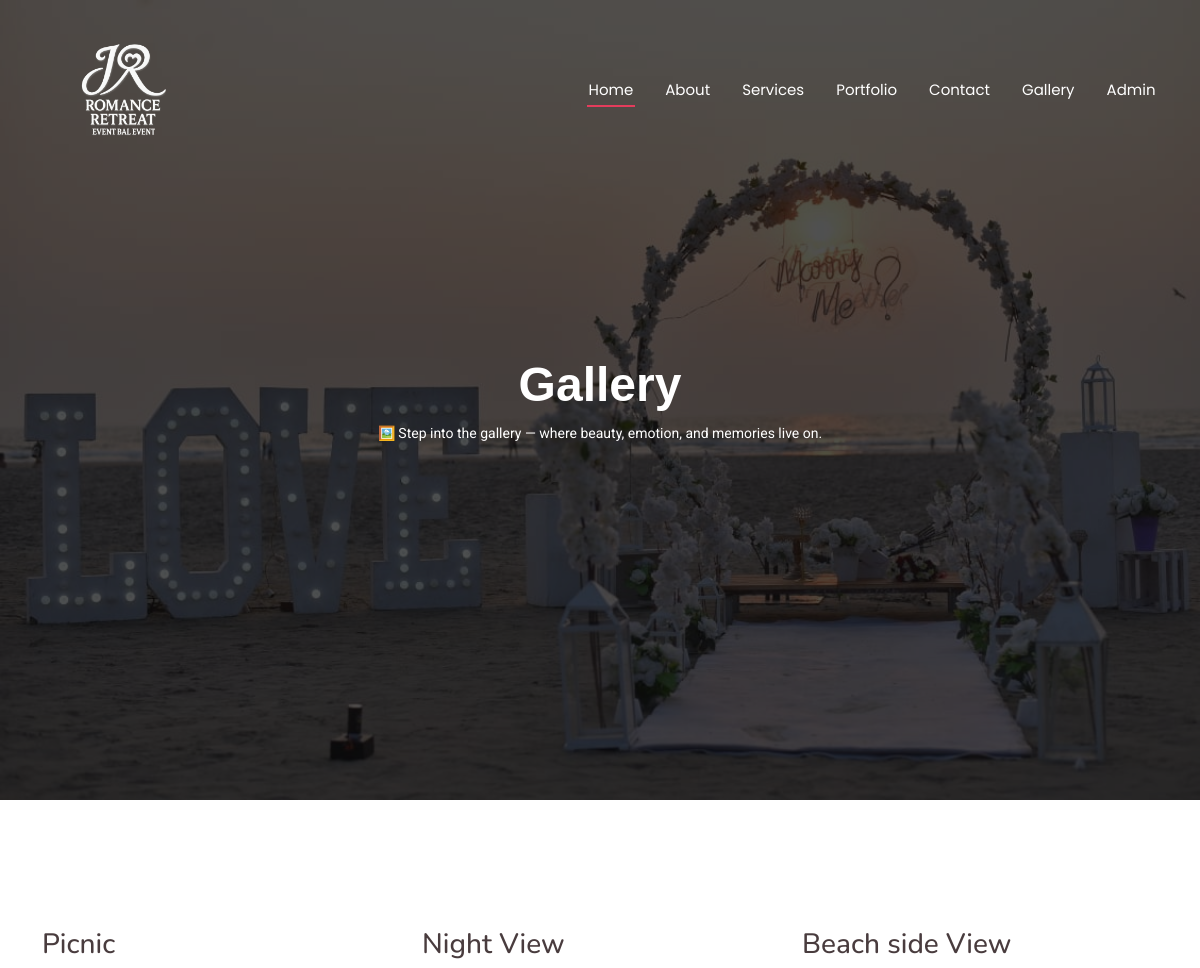
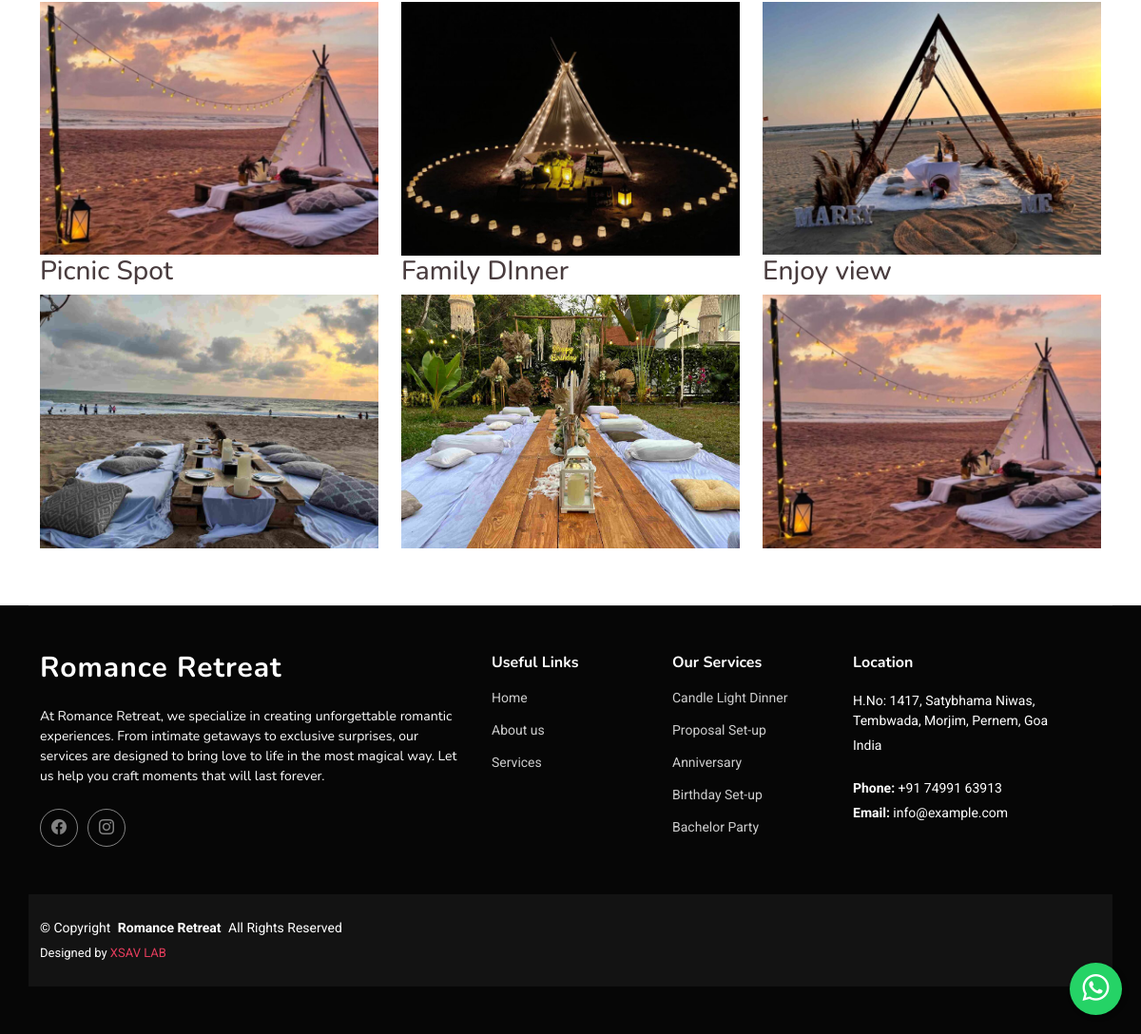
The app's page /gallery/ (signed in) with its own data (2 pictures, top to bottom).
### surprisekaroapp/models.py (models this page shows, shortened)
class hero(models.Model):
    image=models.ImageField(upload_to='home/')

class Gallery(models.Model):
    title = models.CharField(max_length=255)
    image = models.ImageField(upload_to='gallery_images/', null=True, blank=True)
    video_url = models.URLField(null=True, blank=True)  # For video URL
    created_at = models.DateTimeField(auto_now_add=True)
    updated_at = models.DateTimeField(auto_now=True)

### surprisekaroapp/views.py (the view)
# urls.py: path('gallery/', views.gallery, name='gallery'),
def gallery(request):
    gallery_items = Gallery.objects.all()
    home = hero.objects.all().first()
    return render(request, 'gallery.html', {'gallery_items': gallery_items,"home":home})

### templates/gallery.html (shortened to what this page needs)
{% extends 'index.html' %}
{% block content %}
<section id="hero" class="hero section dark-background">
  <img src="{{home.image.url}}" alt="" data-aos="fade-in">
  <div class="container text-center" data-aos="fade-up" data-aos-delay="100">
    <div class="row justify-content-center">
      <div class="col-lg-8">
        <h2 style="font-family: 'Georgia', sans-serif;">Gallery</h2>
        <p style="font-size: 14px;">🖼️ Step into the gallery — where beauty, emotion, and memories live on.</p>
      </div>
    </div>
  </div>
</section>
<section id="gallery" class="gallery">
    <div class="container">
        <h2 class="section-title"></h2>
        <div class="row">
            {% for item in gallery_items %}
                <div class="col-lg-4 col-md-6 col-sm-12">
                    <div class="gallery-item">
                        <h3>{{ item.title }}</h3>
                        {% if item.image %}
                            <a href="{{ item.image.url }}" class="glightbox">
                                <img src="{{ item.image.url }}" alt="{{ item.title }}" class="img-fluid">
                            </a>
                        {% endif %}
                    </div>
                </div>
            {% endfor %}
        </div>
    </div>
</section>
{% endblock %}

### static/assets/css/main.css (style rules this page uses)
:root { --default-font: "Roboto", system-ui, -apple-system, "Segoe UI", Roboto, "Helvetica Neue", Arial, "Noto Sans", "Liberation Sans", sans-serif, "Apple Color Emoji", "Segoe UI Emoji", "Segoe UI Symbol", "Noto Color Emoji"; --heading-font: "Nunito", sans-serif; --nav-font: "Poppins", sans-serif; }
:root { --background-color: #ffffff; --default-color: #444444; --heading-color: #493c3e; --accent-color: #e43c5c; --surface-color: #ffffff; --contrast-color: #ffffff; }
:root { --nav-color: #ffffff; --nav-hover-color: #e43c5c; --nav-mobile-background-color: #ffffff; --nav-dropdown-background-color: #ffffff; --nav-dropdown-color: #444444; --nav-dropdown-hover-color: #e43c5c; }
.dark-background { --background-color: #060606; --default-color: #ffffff; --heading-color: #ffffff; --surface-color: #252525; --contrast-color: #ffffff; }
:root { scroll-behavior: smooth; }
body { color: var(--default-color); background-color: var(--background-color); font-family: var(--default-font); }
a { color: var(--accent-color); text-decoration: none; transition: 0.3s; }
h1, h2, h3, h4, h5, h6 { color: var(--heading-color); font-family: var(--heading-font); }
section, .section { color: var(--default-color); background-color: var(--background-color); padding: 60px 0; scroll-margin-top: 92px; overflow: clip; }
.section-title { text-align: center; padding-bottom: 60px; position: relative; }
.hero { width: 100%; min-height: 100vh; position: relative; padding: 80px 0; display: flex; align-items: center; justify-content: center; }
.hero img { position: absolute; inset: 0; display: block; width: 100%; height: 100%; object-fit: cover; z-index: 1; }
.hero:before { content: ""; background: color-mix(in srgb, var(--background-color), transparent 30%); position: absolute; inset: 0; z-index: 2; }
.hero .container { position: relative; z-index: 3; }
.hero h2 { margin: 0; font-size: 48px; font-weight: 700; }
.hero p { margin: 10px 0 0 0; font-size: 24px; color: var(--heading-color); }

### records on screen
hero: image (picture)
Gallery: title "Picnic", image (picture)
Gallery: title "Night View", image (picture)
Gallery: title "Beach side View", image (picture)
Gallery: title "Picnic Spot", image (picture)
Gallery: title "Family DInner", image (picture)
Gallery: title "Enjoy view", image (picture)
